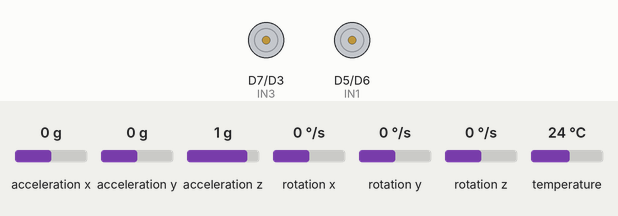
Recording of a sketch running on a simulated ESP8266 (NodeMCU). Shown: motor-driver pin pairs drawn as motors (green arrow = first pin HIGH = forward, orange = second pin HIGH = backward, longer = more drive). The inputs (shaded band) are chosen by the test bench; at power-on: acceleration x 0 g, rotation y 0 °/s, acceleration z 1 g, acceleration y 0 g, rotation x 0 °/s, rotation z 0 °/s, temperature 24 °C. What the sketch prints to the serial monitor is not drawn.

Above: at 1.3 s.
1.4 s: acceleration x set to -0.8 g
At 2.4 s:
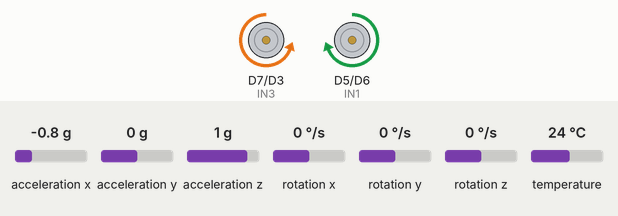
4.4 s: rotation y set to 100 °/s
At 5.22 s:
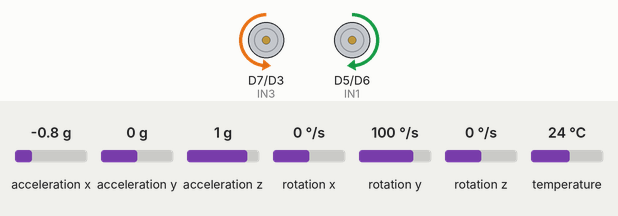
7.4 s: acceleration x set to 0 g
10.4 s: acceleration z set to 0.1 g
13.4 s: acceleration z set to -0.2 g
At 14.4 s:
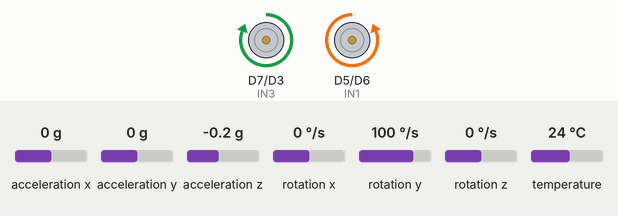
Timing chart, 0 to 15.9 s (numbered marks = the images above; inputs shaded):
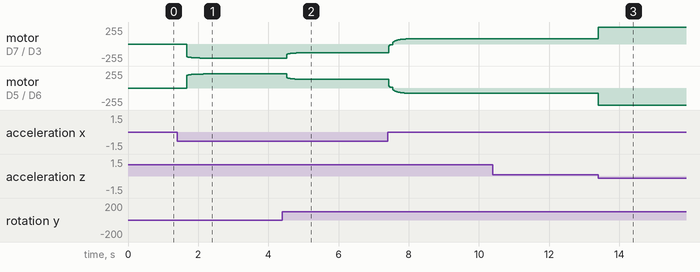

Measured:
- the behaviour switches between 0 and -0.1 g on acceleration z (found by bisection; images 2 and 3)
- after the input at 1.4 s, motor on D7 (IN3) / D3 (IN4): moves from stopped to backward 211/255 over 0.47 s, starting after 0.28 s; motor on D5 (IN1) / D6 (IN2): moves from stopped to forward 211/255 over 0.47 s, starting after 0.28 s
- after the input at 13.4 s, motor on D7 (IN3) / D3 (IN4): forward 80/255 → forward 255/255 at once; motor on D5 (IN1) / D6 (IN2): backward 80/255 → backward 255/255 at once

The sketch:

SelfBalancing.ino
```cpp
#include <Wire.h>
#include <Adafruit_MPU6050.h>
#include <Adafruit_Sensor.h>

Adafruit_MPU6050 mpu;

// Motor pins
#define IN1 D5  // Left motor +
#define IN2 D6  // Left motor -
#define IN3 D7  // Right motor +
#define IN4 D3  // Right motor -

// PID constants (tune these!)
float Kp = 22.0;
float Ki = 0.0;
float Kd = 1.2;

// PID variables
float error, previous_error = 0;
float integral = 0, derivative = 0;
float setpoint = 0;  // Target angle (upright)
float angle = 0;

// Timing
unsigned long last_time = 0;
float elapsed_time;

void setup() {
  Serial.begin(115200);
  Wire.begin(D2, D1);  // SDA, SCL

  if (!mpu.begin()) {
    Serial.println("MPU6050 not found!");
    while (1);
  }

  mpu.setAccelerometerRange(MPU6050_RANGE_8_G);
  mpu.setGyroRange(MPU6050_RANGE_500_DEG);
  mpu.setFilterBandwidth(MPU6050_BAND_21_HZ);
  delay(100);

  pinMode(IN1, OUTPUT);
  pinMode(IN2, OUTPUT);
  pinMode(IN3, OUTPUT);
  pinMode(IN4, OUTPUT);

  last_time = millis();
}

void loop() {
  sensors_event_t a, g, temp;
  mpu.getEvent(&a, &g, &temp);

  // Calculate pitch angle using complementary filter
  float accel_angle = atan2(a.acceleration.x, a.acceleration.z) * 180 / PI;
  float gyro_rate = g.gyro.y * 180 / PI;

  unsigned long now = millis();
  elapsed_time = (now - last_time) / 1000.0;
  last_time = now;

  angle = 0.98 * (angle + gyro_rate * elapsed_time) + 0.02 * accel_angle;

  // --- PID Control ---
  error = setpoint - angle;
  integral += error * elapsed_time;
  derivative = (error - previous_error) / elapsed_time;
  float output = Kp * error + Ki * integral + Kd * derivative;
  previous_error = error;

  // Limit PWM output
  output = constrain(output, -1023, 1023);
  Serial.print("Angle: "); Serial.print(angle);
  Serial.print("  PID Output: "); Serial.println(output);

  moveMotors(output);
}

void moveMotors(float pwm) {
  int motorSpeed = abs((int)pwm);
  motorSpeed = constrain(motorSpeed, 0, 1023);

  if (pwm > 0) {
    // Move forward
    analogWrite(IN1, motorSpeed);
    analogWrite(IN2, 0);
    analogWrite(IN3, 0);
    analogWrite(IN4, motorSpeed);
  } else if (pwm < 0) {
    // Move backward
    analogWrite(IN1, 0);
    analogWrite(IN2, motorSpeed);
    analogWrite(IN3, motorSpeed);
    analogWrite(IN4, 0);
  } else {
    // Stop
    analogWrite(IN1, 0);
    analogWrite(IN2, 0);
    analogWrite(IN3, 0);
    analogWrite(IN4, 0);
  }
}
```
